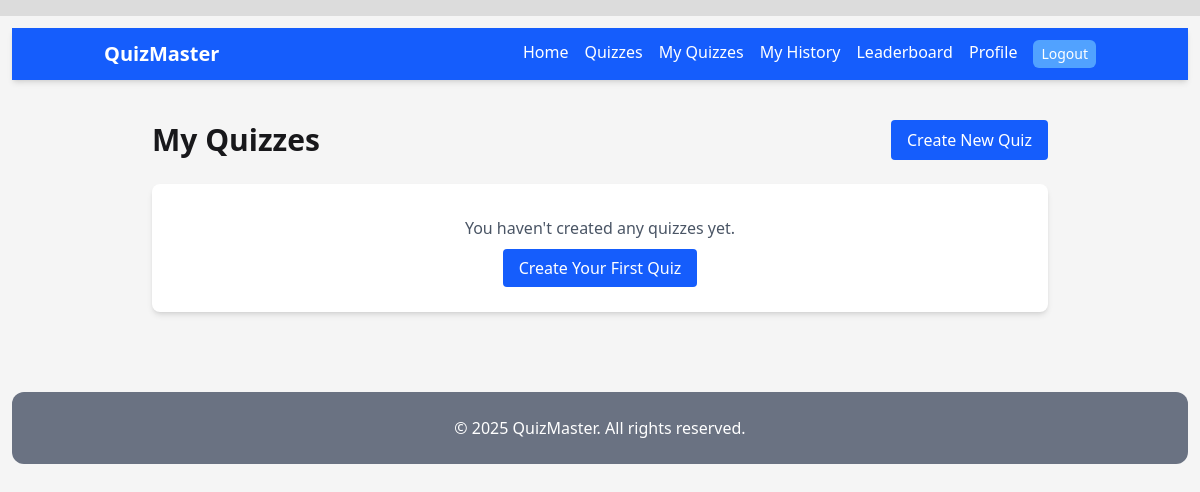
/quizzes/my-quizzes/ (signed in), run on an earlier commit of the app's database.
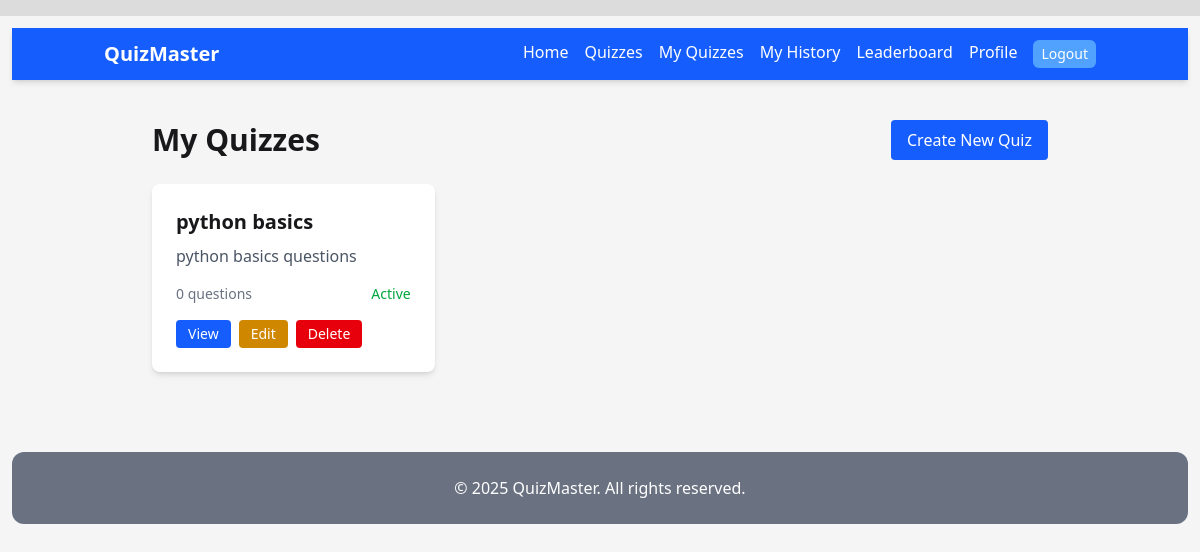
And on a later commit of the database.
### quiz/models.py (models this page shows, shortened)
class Quiz(models.Model):
    title = models.CharField(max_length=200)
    description = models.TextField(blank=True)
    category = models.ForeignKey(Category, on_delete=models.SET_NULL, null=True, related_name='quizzes')
    created_by = models.ForeignKey(User, on_delete=models.CASCADE, related_name='quizzes')
    created_at = models.DateTimeField(auto_now_add=True)
    updated_at = models.DateTimeField(auto_now=True)
    is_active = models.BooleanField(default=True)
    time_limit = models.PositiveIntegerField(help_text="Time limit in minutes", null=True, blank=True)
    max_questions = models.PositiveIntegerField(default=50)
    min_questions = models.PositiveIntegerField(default=5)
    class Meta:
        ordering = ['-created_at']

### quiz/views.py (the view)
# urls.py: path('my-quizzes/', views.MyQuizListView.as_view(), name='my-quiz-list'),
class MyQuizListView(LoginRequiredMixin, ListView):
    model = Quiz
    template_name = 'quiz/my_quiz_list.html'
    context_object_name = 'quizzes'
    def get_queryset(self):
        return Quiz.objects.filter(created_by=self.request.user)

### quiz/templates/quiz/my_quiz_list.html (shortened to what this page needs)
{% extends "base.html" %}
{% block content %}
<div class="max-w-4xl mx-auto">
    <div class="flex justify-between items-center mb-6">
        <h1 class="text-3xl font-bold">My Quizzes</h1>
        <a href="{% url 'quiz-create' %}" class="bg-blue-600 text-white px-4 py-2 rounded hover:bg-blue-700">Create New Quiz</a>
    </div>
    {% if quizzes %}
        <div class="grid grid-cols-1 md:grid-cols-2 lg:grid-cols-3 gap-6">
            {% for quiz in quizzes %}
                <div class="bg-white rounded-lg shadow-md overflow-hidden hover:shadow-lg transition-shadow">
                    <div class="p-6">
                        <h2 class="text-xl font-bold mb-2">{{ quiz.title }}</h2>
                        <p class="text-gray-600 mb-4">{{ quiz.description|truncatewords:20 }}</p>
                        <div class="flex justify-between items-center mb-4">
                            <span class="text-sm text-gray-500">{{ quiz.questions.count }} questions</span>
                            <span class="text-sm {% if quiz.is_active %}text-green-600{% else %}text-red-600{% endif %}">
                                {% if quiz.is_active %}Active{% else %}Inactive{% endif %}
                            </span>
                        </div>
                        <div class="flex space-x-2">
                            <a href="{% url 'quiz-detail' quiz.pk %}" class="bg-blue-600 text-white px-3 py-1 rounded text-sm hover:bg-blue-700">View</a>
                            <a href="{% url 'quiz-update' quiz.pk %}" class="bg-yellow-600 text-white px-3 py-1 rounded text-sm hover:bg-yellow-700">Edit</a>
                            <a href="{% url 'quiz-delete' quiz.pk %}" class="bg-red-600 text-white px-3 py-1 rounded text-sm hover:bg-red-700">Delete</a>
                        </div>
                    </div>
                </div>
            {% endfor %}
        </div>
    {% else %}
        <div class="bg-white rounded-lg shadow-md p-8 text-center">
            <p class="text-gray-600 mb-4">You haven't created any quizzes yet.</p>
            <a href="{% url 'quiz-create' %}" class="bg-blue-600 text-white px-4 py-2 rounded hover:bg-blue-700">Create Your First Quiz</a>
        </div>
    {% endif %}
</div>
{% endblock %}

What changed in the data, as far as the page shows it:
added Quiz: title "python basics", description "python basics questions", questions.count "0", is_active "Active"
Also different on the page:
text no longer shown: "You haven't created any quizzes yet. Create Your First Quiz"
